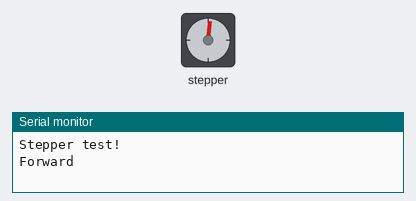
Recording of a sketch running on a simulated Arduino Uno, built with avr-gcc and run on an emulated ATmega328P. On the bench: stepper motor, the last lines printed to the serial monitor. Stepper angles assume 600 steps per turn.

Above: at 0.05 s.
At 0.95 s:
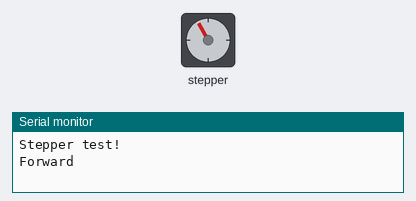
At 1.7 s:
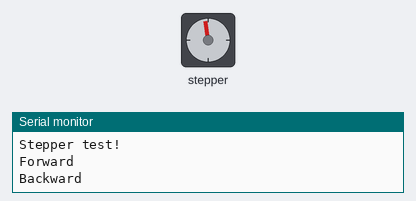
At 2.5 s:
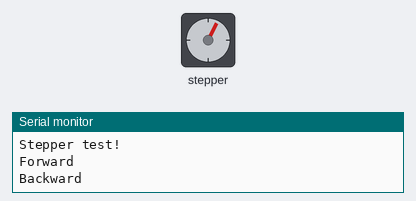
Timing chart, 0 to 6.9 s (numbered marks = the images above):
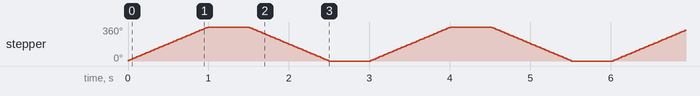

Measured:
- by itself, stepper: turns 360° clockwise in 0.99 s, then 360° counter-clockwise in 0.99 s, repeating every 3.0 s

The sketch:

stepper_test.ino
```cpp
#include <Stepper.h>

// change this to the number of steps on your motor
#define STEPS 600

// create an instance of the stepper class, specifying
// the number of steps of the motor and the pins it's
// attached to
Stepper stepper(STEPS, 4, 5, 6, 7);


void setup()
{
  Serial.begin(9600);
  Serial.println("Stepper test!");
  // set the speed of the motor to 30 RPMs
  stepper.setSpeed(60);
}

void loop()
{
  Serial.println("Forward");
  stepper.step(STEPS);

  delay(500);
  Serial.println("Backward");
  stepper.step(-STEPS);
  delay(500);
}
```
